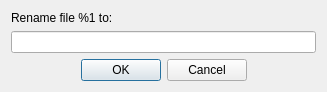
<?xml version="1.0" encoding="UTF-8"?>
<ui version="4.0">
 <class>RenameFileDialog</class>
 <widget class="QDialog" name="RenameFileDialog">
  <property name="geometry">
   <rect>
    <x>0</x>
    <y>0</y>
    <width>327</width>
    <height>85</height>
   </rect>
  </property>
  <property name="windowTitle">
   <string>Rename</string>
  </property>
  <layout class="QGridLayout" name="gridLayout">
   <item row="0" column="0">
    <widget class="QLabel" name="infoLabel">
     <property name="text">
      <string>Rename file %1 to:</string>
     </property>
    </widget>
   </item>
   <item row="1" column="0">
    <widget class="QLineEdit" name="renameLineEdit"/>
   </item>
   <item row="2" column="0">
    <widget class="QDialogButtonBox" name="buttonBox">
     <property name="standardButtons">
      <set>QDialogButtonBox::Cancel|QDialogButtonBox::Ok</set>
     </property>
     <property name="centerButtons">
      <bool>true</bool>
     </property>
    </widget>
   </item>
  </layout>
 </widget>
 <resources/>
 <connections/>
</ui>
